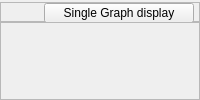
                         <widget class="QWidget" name="Chrolis_Display_page2">
                          <layout class="QVBoxLayout" name="verticalLayout_32">
                           <property name="spacing">
                            <number>0</number>
                           </property>
                           <property name="leftMargin">
                            <number>0</number>
                           </property>
                           <property name="topMargin">
                            <number>2</number>
                           </property>
                           <property name="rightMargin">
                            <number>0</number>
                           </property>
                           <property name="bottomMargin">
                            <number>0</number>
                           </property>
                           <item>
                            <widget class="QFrame" name="Chrolis_Display2_pushButton_frame">
                             <property name="maximumSize">
                              <size>
                               <width>16777215</width>
                               <height>20</height>
                              </size>
                             </property>
                             <property name="frameShape">
                              <enum>QFrame::StyledPanel</enum>
                             </property>
                             <property name="frameShadow">
                              <enum>QFrame::Raised</enum>
                             </property>
                             <layout class="QVBoxLayout" name="verticalLayout_35">
                              <property name="spacing">
                               <number>0</number>
                              </property>
                              <property name="leftMargin">
                               <number>0</number>
                              </property>
                              <property name="topMargin">
                               <number>0</number>
                              </property>
                              <property name="rightMargin">
                               <number>5</number>
                              </property>
                              <property name="bottomMargin">
                               <number>0</number>
                              </property>
                              <item alignment="Qt::AlignRight|Qt::AlignTop">
                               <widget class="QPushButton" name="Chrolis_Display2_pushButton">
                                <property name="minimumSize">
                                 <size>
                                  <width>150</width>
                                  <height>20</height>
                                 </size>
                                </property>
                                <property name="maximumSize">
                                 <size>
                                  <width>150</width>
                                  <height>20</height>
                                 </size>
                                </property>
                                <property name="text">
                                 <string>Single Graph display</string>
                                </property>
                               </widget>
                              </item>
                             </layout>
                            </widget>
                           </item>
                           <item>
                            <widget class="QFrame" name="Chrolis_Display2">
                             <property name="frameShape">
                              <enum>QFrame::StyledPanel</enum>
                             </property>
                             <property name="frameShadow">
                              <enum>QFrame::Raised</enum>
                             </property>
                             <layout class="QVBoxLayout" name="Chrolis_Display2_Layout">
                              <property name="spacing">
                               <number>0</number>
                              </property>
                              <property name="leftMargin">
                               <number>0</number>
                              </property>
                              <property name="topMargin">
                               <number>2</number>
                              </property>
                              <property name="rightMargin">
                               <number>0</number>
                              </property>
                              <property name="bottomMargin">
                               <number>0</number>
                              </property>
                             </layout>
                            </widget>
                           </item>
                          </layout>
                         </widget>
